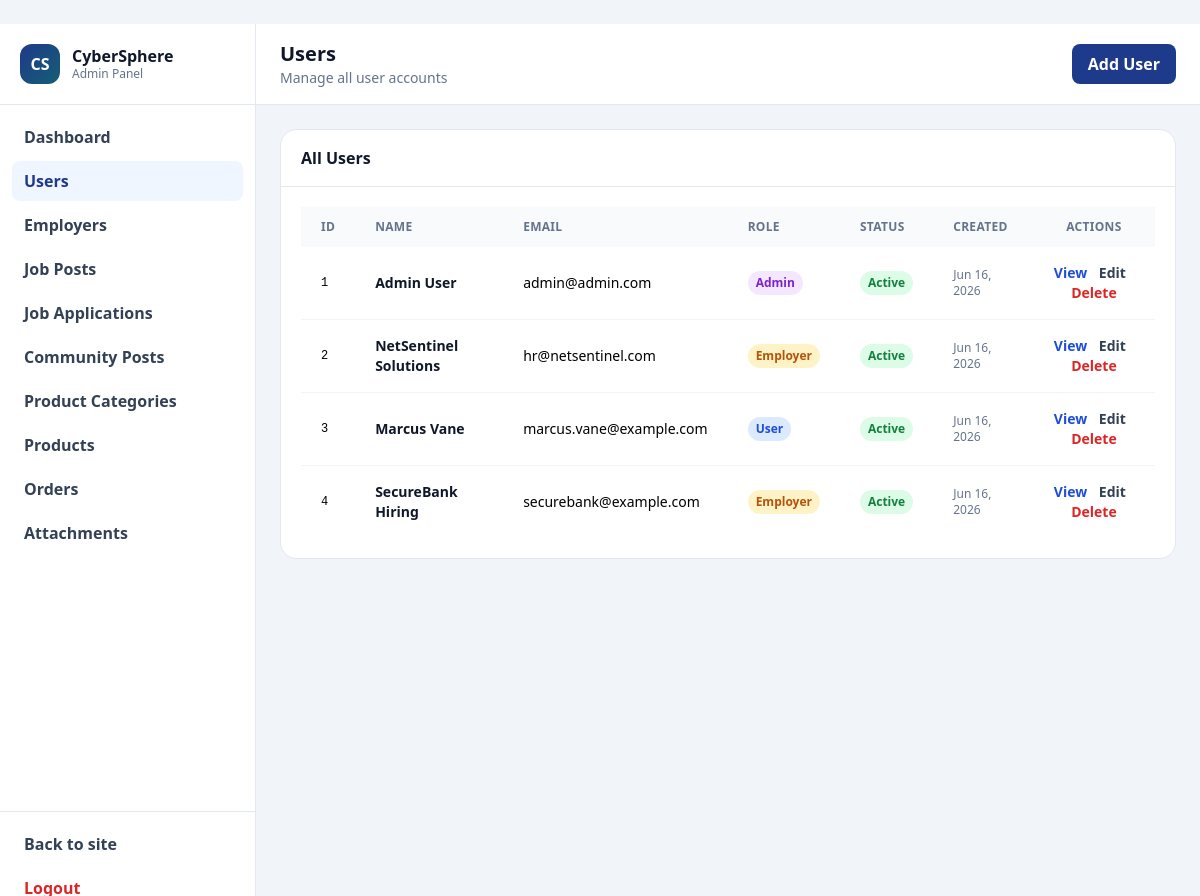
The page /admin/users.php (signed in) on the database its author committed.
### tables this page shows
CREATE TABLE IF NOT EXISTS users (
    user_id INT AUTO_INCREMENT PRIMARY KEY,
    first_name VARCHAR(50) NOT NULL,
    last_name VARCHAR(50) NOT NULL,
    email VARCHAR(100) UNIQUE NOT NULL,
    password VARCHAR(255) NOT NULL,
    role VARCHAR(30) DEFAULT 'user',
    status VARCHAR(20) DEFAULT 'active',
    created_at TIMESTAMP DEFAULT CURRENT_TIMESTAMP
);

### admin/users.php (the view, shortened to what this page needs)
<?php
$active = 'users';
$pdo = get_db_connection();
$users = $pdo->query('SELECT u.*, p.profile_pic, p.bio, p.location FROM users u LEFT JOIN user_profiles p ON u.user_id = p.user_id ORDER BY u.created_at DESC')->fetchAll();
?>
<?php include __DIR__ . '/partials/top.php'; ?>
<?php include __DIR__ . '/partials/sidebar.php'; ?>
<main class="flex-1 min-w-0">
    <header class="bg-white border-b border-slate-200 px-4 sm:px-6 py-4 flex items-center justify-between">
        <div class="flex items-center gap-3">
            <div>
                <h1 class="text-xl font-extrabold text-slate-900">Users</h1>
                <p class="text-sm text-slate-500">Manage all user accounts</p>
            </div>
        </div>
        <button onclick="openCreateModal()" class="bg-blue-900 hover:bg-blue-800 text-white px-4 py-2 rounded-lg font-semibold transition">
            Add User
        </button>
    </header>
    <div class="p-4 sm:p-6 space-y-6">
        <section class="bg-white rounded-2xl border border-slate-200 overflow-hidden">
            <div class="px-5 py-4 border-b border-slate-200">
                <h2 class="font-extrabold text-slate-900">All Users</h2>
            </div>
            <div class="p-5 overflow-x-auto">
                <table class="min-w-full text-sm">
                    <thead class="bg-slate-50 text-xs uppercase text-slate-500 tracking-wide">
                        <tr>
                            <th class="text-left px-5 py-3">ID</th>
                            <th class="text-left px-5 py-3">Name</th>
                            <th class="text-left px-5 py-3">Email</th>
                            <th class="text-left px-5 py-3">Role</th>
                            <th class="text-left px-5 py-3">Status</th>
                            <th class="text-left px-5 py-3">Created</th>
                            <th class="text-center px-5 py-3">Actions</th>
                        </tr>
                    </thead>
                    <tbody class="divide-y divide-slate-100">
                        <?php foreach ($users as $user): ?>
                            <tr class="hover:bg-slate-50">
                                <td class="px-5 py-4 font-mono text-xs"><?php echo htmlspecialchars($user['user_id']); ?></td>
                                <td class="px-5 py-4 font-semibold text-slate-900"><?php echo htmlspecialchars($user['first_name'] . ' ' . $user['last_name']); ?></td>
                                <td class="px-5 py-4"><?php echo htmlspecialchars($user['email']); ?></td>
                                <td class="px-5 py-4">
                                    <span class="inline-flex items-center px-2 py-1 rounded-full text-xs font-semibold <?php echo $user['role'] === 'admin' ? 'bg-purple-100 text-purple-700' : ($user['role'] === 'employer' ? 'bg-amber-100 text-amber-700' : 'bg-blue-100 text-blue-700'); ?>">
                                        <?php echo htmlspecialchars(ucfirst($user['role'])); ?>
                                    </span>
                                </td>
                                <td class="px-5 py-4">
                                    <span class="inline-flex items-center px-2 py-1 rounded-full text-xs font-semibold <?php echo $user['status'] === 'active' ? 'bg-green-100 text-green-700' : 'bg-red-100 text-red-700'; ?>">
                                        <?php echo htmlspecialchars(ucfirst($user['status'])); ?>
                                    </span>
                                </td>
                                <td class="px-5 py-4 text-xs text-slate-500"><?php echo htmlspecialchars(date('M j, Y', strtotime($user['created_at']))); ?></td>
                                <td class="px-5 py-4 text-center">
                                    <button onclick="openViewModal(<?php echo htmlspecialchars(json_encode($user)); ?>)" class="text-blue-700 hover:text-blue-900 font-semibold mr-2">View</button>
                                    <button onclick="openEditModal(<?php echo htmlspecialchars(json_encode($user)); ?>)" class="text-slate-700 hover:text-slate-900 font-semibold mr-2">Edit</button>
                                    <form method="POST" style="display:inline;" onsubmit="return confirm('Are you sure you want to delete this user?');">
                                        <button type="submit" class="text-red-600 hover:text-red-800 font-semibold">Delete</button>
                                    </form>
                                </td>
                            </tr>
                        <?php endforeach; ?>
                    </tbody>
                </table>
            </div>
        </section>
    </div>
</main>
<?php include __DIR__ . '/partials/bottom.php'; ?>

### admin/partials/top.php (shortened to what this page needs)
<!doctype html>
<html lang="en">
<head>
    <script src="https://cdn.tailwindcss.com"></script>
</head>
<body class="bg-slate-100 min-h-screen">
    <div class="min-h-screen flex">

### admin/partials/sidebar.php
<?php
$active = $active ?? '';
?>
<aside class="w-64 bg-white border-r border-slate-200 hidden md:flex md:flex-col">
    <div class="p-5 border-b border-slate-200">
        <a href="dashboard.php" class="flex items-center gap-3">
            <div class="w-10 h-10 bg-gradient-to-br from-blue-900 to-cyan-800 rounded-xl flex items-center justify-center">
                <span class="text-white font-bold">CS</span>
            </div>
            <div class="min-w-0">
                <p class="font-bold text-slate-900 leading-tight">CyberSphere</p>
                <p class="text-xs text-slate-500">Admin Panel</p>
            </div>
        </a>
    </div>
    <nav class="p-3 space-y-1">
        <a href="dashboard.php" class="<?php echo $active === 'dashboard' ? 'bg-blue-50 text-blue-900' : 'text-slate-700 hover:bg-slate-50'; ?> flex items-center gap-2 px-3 py-2 rounded-lg font-semibold">
            <span>Dashboard</span>
        </a>
        <a href="users.php" class="<?php echo $active === 'users' ? 'bg-blue-50 text-blue-900' : 'text-slate-700 hover:bg-slate-50'; ?> flex items-center gap-2 px-3 py-2 rounded-lg font-semibold">
            <span>Users</span>
        </a>
        <a href="employers.php" class="<?php echo $active === 'employers' ? 'bg-blue-50 text-blue-900' : 'text-slate-700 hover:bg-slate-50'; ?> flex items-center gap-2 px-3 py-2 rounded-lg font-semibold">
            <span>Employers</span>
        </a>
        <a href="job_posts.php" class="<?php echo $active === 'job_posts' ? 'bg-blue-50 text-blue-900' : 'text-slate-700 hover:bg-slate-50'; ?> flex items-center gap-2 px-3 py-2 rounded-lg font-semibold">
            <span>Job Posts</span>
        </a>
        <a href="job_applications.php" class="<?php echo $active === 'job_applications' ? 'bg-blue-50 text-blue-900' : 'text-slate-700 hover:bg-slate-50'; ?> flex items-center gap-2 px-3 py-2 rounded-lg font-semibold">
            <span>Job Applications</span>
        </a>
        <a href="community_posts.php" class="<?php echo $active === 'community_posts' ? 'bg-blue-50 text-blue-900' : 'text-slate-700 hover:bg-slate-50'; ?> flex items-center gap-2 px-3 py-2 rounded-lg font-semibold">
            <span>Community Posts</span>
        </a>
        <a href="product_categories.php" class="<?php echo $active === 'product_categories' ? 'bg-blue-50 text-blue-900' : 'text-slate-700 hover:bg-slate-50'; ?> flex items-center gap-2 px-3 py-2 rounded-lg font-semibold">
            <span>Product Categories</span>
        </a>
        <a href="products.php" class="<?php echo $active === 'products' ? 'bg-blue-50 text-blue-900' : 'text-slate-700 hover:bg-slate-50'; ?> flex items-center gap-2 px-3 py-2 rounded-lg font-semibold">
            <span>Products</span>
        </a>
        <a href="orders.php" class="<?php echo $active === 'orders' ? 'bg-blue-50 text-blue-900' : 'text-slate-700 hover:bg-slate-50'; ?> flex items-center gap-2 px-3 py-2 rounded-lg font-semibold">
            <span>Orders</span>
        </a>
        <a href="attachments.php" class="<?php echo $active === 'attachments' ? 'bg-blue-50 text-blue-900' : 'text-slate-700 hover:bg-slate-50'; ?> flex items-center gap-2 px-3 py-2 rounded-lg font-semibold">
            <span>Attachments</span>
        </a>
    </nav>
    <div class="mt-auto p-3 border-t border-slate-200">
        <a href="../index.php" class="block text-slate-700 hover:bg-slate-50 px-3 py-2 rounded-lg font-semibold">Back to site</a>
        <a href="logout.php" class="block text-red-600 hover:bg-red-50 px-3 py-2 rounded-lg font-semibold mt-1">Logout</a>
    </div>
</aside>

### admin/partials/bottom.php (shortened to what this page needs)
    </div>
</body>
</html>

### rows shown on the page
users: user_id "1", first_name+last_name "Admin User", email "admin@admin.com", role "Admin", status "Active", created_at "Jun 16, 2026"
users: user_id "2", first_name+last_name "NetSentinel Solutions", email "hr@netsentinel.com", role "Employer", status "Active", created_at "Jun 16, 2026"
users: user_id "3", first_name+last_name "Marcus Vane", email "marcus.vane@example.com", role "User", status "Active", created_at "Jun 16, 2026"
users: user_id "4", first_name+last_name "SecureBank Hiring", email "securebank@example.com", role "Employer", status "Active", created_at "Jun 16, 2026"
